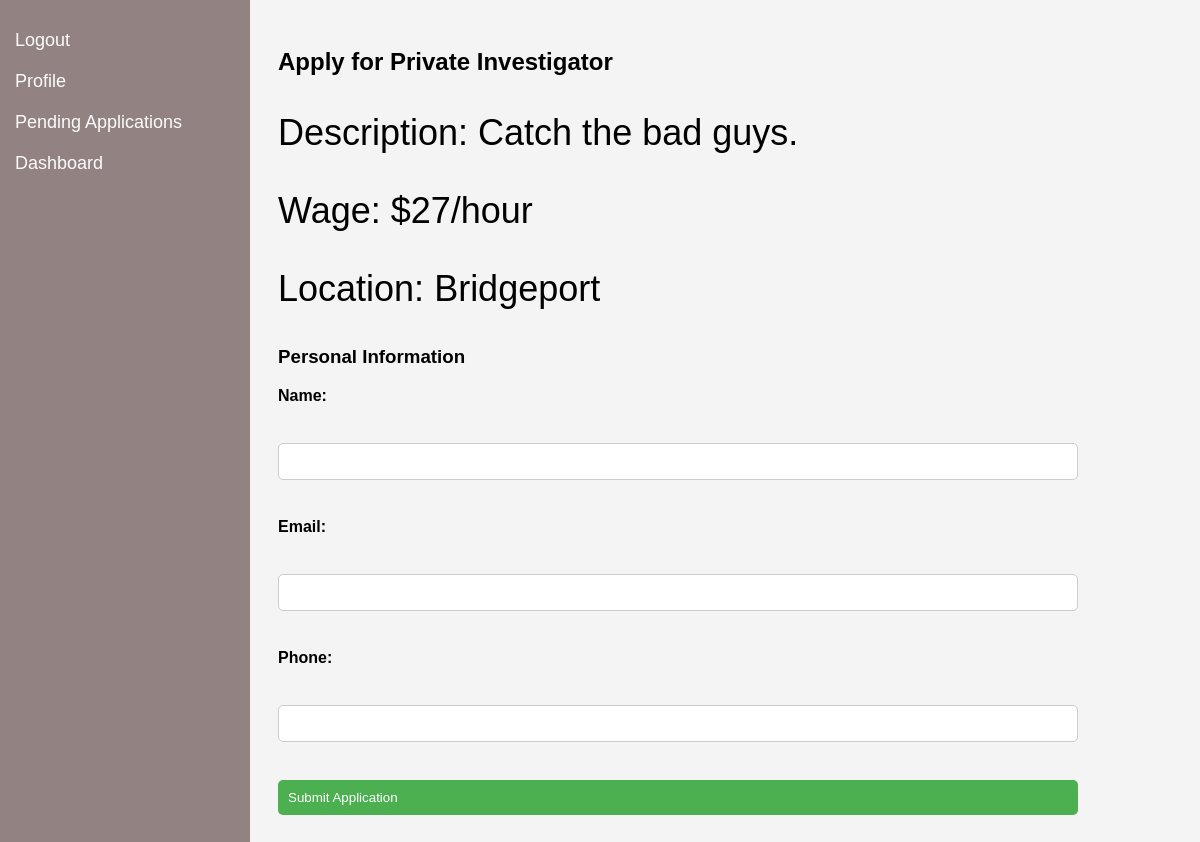
Screenshot of /job/5/apply with the database file from the repository.
### tables this page shows
CREATE TABLE job_listings (
                    id INTEGER PRIMARY KEY,
                    title TEXT,
                    description TEXT,
                    wage TEXT,
                    location TEXT
                , created_by TEXT);

### routes.py (the view)
@app_routes.route('/job/<int:job_id>/apply', methods=['GET', 'POST'])
def job_apply(job_id):
    if request.method == 'POST':
        return redirect(url_for('app_routes.submit_job_apply', job_id=job_id))
    conn = get_db_connection()
    cursor = conn.cursor()
    cursor.execute("SELECT * FROM job_listings WHERE id = ?", (job_id,))
    job = cursor.fetchone()
    conn.close()
    if job is None:
        return 'Job not found'
    return render_template('job_apply.html', job=job)

### routes.py (called while the page is built)
def get_db_connection():
    conn = sqlite3.connect('app.db')
    conn.row_factory = sqlite3.Row
    return conn

### templates/job_apply.html (shortened to what this page needs)
<!DOCTYPE html>
<html>
<head>
    <link rel="stylesheet" type="text/css" href="{{ url_for('static', filename='styles.css') }}">
</head>
<body>
    <div class="sidebar">
        <a href="{{ url_for('app_routes.logout') }}">Logout</a>
        <a href="#profile">Profile</a>
        <a href="{{ url_for('app_routes.pending_applications') }}">Pending Applications</a>
        <a href="{{ url_for('app_routes.worker_dashboard') }}">Dashboard</a>
    </div>
    <div class="content">
        <h2>Apply for {{ job['title'] }}</h2>
        <p>Description: {{ job['description'] }}</p>
        <p>Wage: {{ job['wage'] }}</p>
        <p>Location: {{ job['location'] }}</p>
        <h3>Personal Information</h3>
        <form method="post" action="{{ url_for('app_routes.submit_job_apply', job_id=job['id']) }}">
            <label for="name">Name:</label><br>
            <input type="text" id="name" name="name" required><br>
            <label for="email">Email:</label><br>
            <input type="email" id="email" name="email" required><br>
            <label for="phone">Phone:</label><br>
            <input type="tel" id="phone" name="phone" required><br>
            <input type="submit" value="Submit Application">
        </form>
    </div>
</body>
</html>

### static/styles.css (style rules this page uses)
body, h1, h2, p, ul, li { margin: 35; padding: 0; }
body { font-family: Arial, sans-serif; background-color: #f4f4f4; }
p { font-family: Arial, Helvetica, sans-serif; text-decoration: solid; font-size: 36px; }
.sidebar { height: 100%; width: 250px; position: fixed; z-index: 1; top: 0; left: 0; background-color: #928282; padding-top: 20px; }
.sidebar a { padding: 10px 15px; text-decoration: none; font-size: 18px; color: #fcfcfc; display: block; transition: 0.3s; }
.content { margin-left: 250px; padding: 20px; max-width: 800px; margin-right: auto; }
form { display: flex; flex-direction: column; gap: 10px; }
label { font-weight: bold; text-align: left; }
input { padding: 10px; border: 1px solid #ccc; border-radius: 5px; text-align: left; }
input[type="submit"] { background-color: #4CAF50; color: white; border: none; padding: 10px; border-radius: 5px; cursor: pointer; }

### rows the page displays
job_listings: title "Private Investigator", description "Catch the bad guys.", wage "$27/hour", location "Bridgeport"
